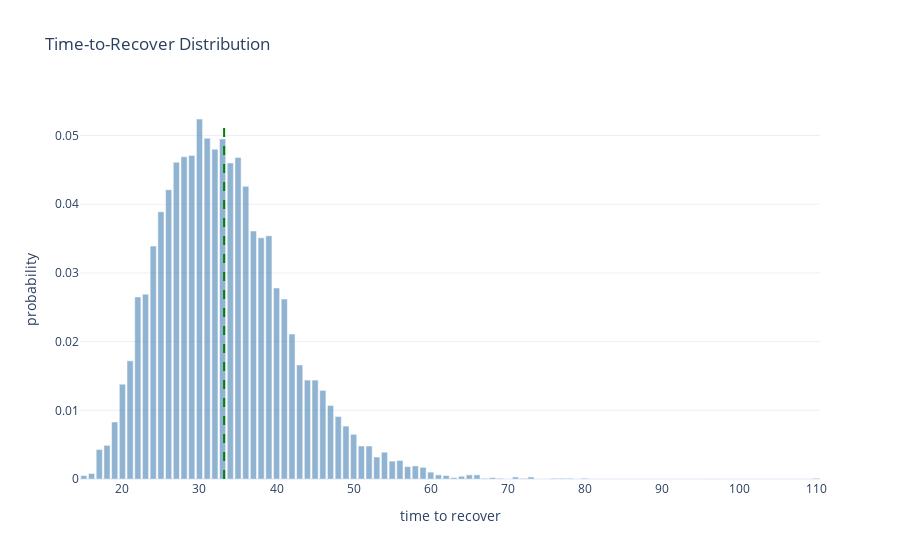
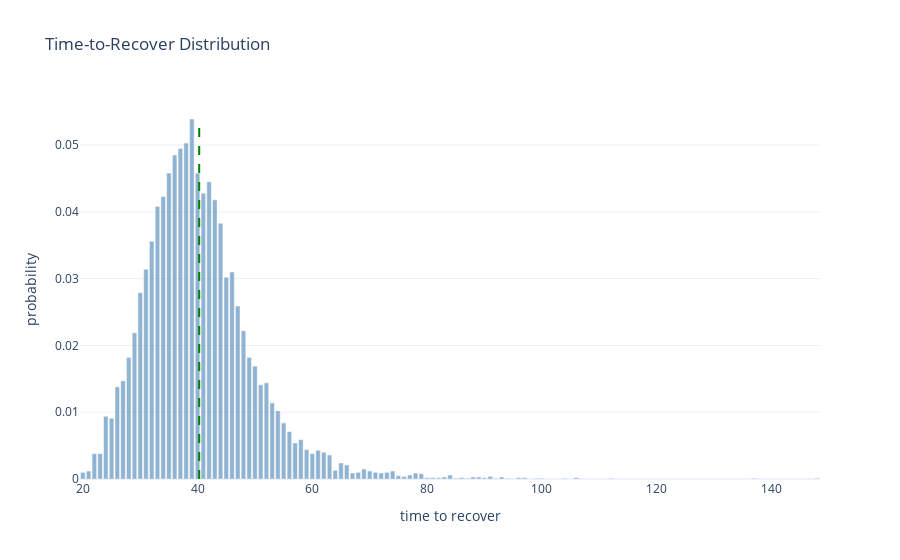
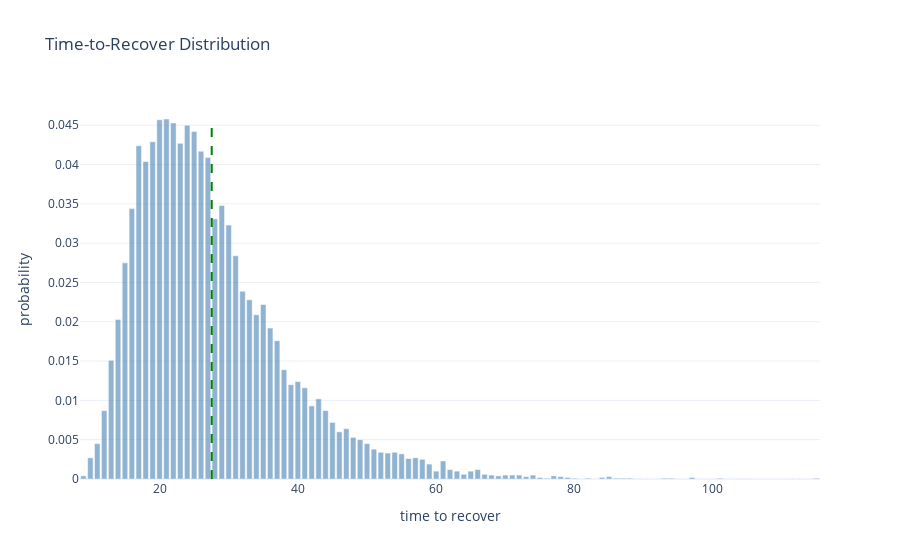
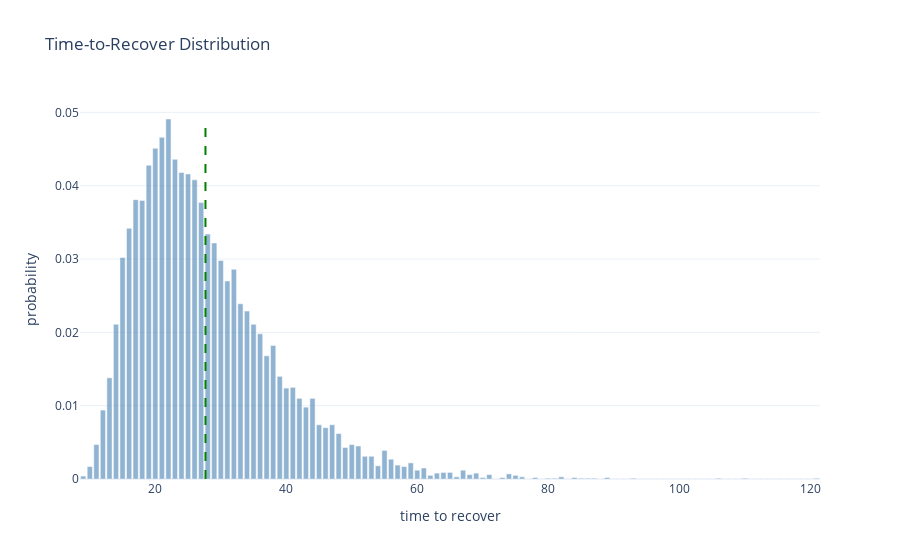

These figures' notebook cell, in order:
### Code cell
# Just restart the notebook and it will run all benchmarks again.
# Cached benchmarks are stored in memory and reused if the source file did not change.


from pprint import pprint


def compute_sha1(path):
    """Return SHA1 hash of the file's contents."""
    with open(path, "rb") as f:
        return hashlib.sha1(f.read()).hexdigest()


def load_module(name):
    """Import or reload impls.<name>."""
    full_name = "impls." + name

    if full_name in globals():
        module = importlib.reload(globals()[full_name])
    else:
        module = importlib.import_module(full_name)
        globals()[full_name] = module

    return module


def report(stats):
    render_distribution(stats)
    pprint(stats["metrics"])


# Iterate over implementation files
for file in IMPLS_DIR.glob("*.py"):
    name = file.stem

    # Skip interface and private modules
    if name == "_interface" or name.startswith("_"):
        continue

    print("Found implementation:", name)

    file_hash = compute_sha1(file)

    # If cached: check whether file changed
    if name in benchmark_cache:
        cached = benchmark_cache[name]
        cached_hash = cached["hash"]
        cached_stats = cached["stats"]

        if cached_hash == file_hash:
            print("  No changes. Using cached benchmark.")
            report(cached_stats)
            continue
        else:
            print("  File changed. Reloading and benchmarking again.")
    else:
        print("  First time seen. Benchmarking.")

    # Load/reload implementation
    module = load_module(name)

    # Require expected constructors
    if not hasattr(module, "producer_constructor") or not hasattr(
        module, "recoverer_constructor"
    ):
        print("  Missing constructors. Skipping.\n")
        continue

    N = 5
    D = 2**20
    producer_constructor = module.producer_constructor
    recoverer_constructor = module.recoverer_constructor
    D = getattr(module, "override_D", lambda _: D)(N)
    skip = getattr(module, "skip", False)

    if skip:
        print("  Marked for skip")
        continue

    # Run benchmark
    stats = visual_benchmark(
        producer_constructor,
        recoverer_constructor,
        N=N,
        D=D,
        passes=10000,
    )

    # Store into cache
    benchmark_cache[name] = {
        "hash": file_hash,
        "stats": stats,
    }

    # Render the new result
    report(stats)

### Figure 1 — Plotly figure (JSON) as saved in the notebook; plotly's stock layout.template omitted (floating-point values rounded to 4 significant figures)
{"data": [{"marker": {"color": "steelblue"}, "name": "probability", "opacity": 0.6, "type": "bar", "x": [15, 16, 17, 18, 19, 20, 21, 22, 23, 24, 25, 26, 27, 28, 29, 30, 31, 32, 33, 34, 35, 36, 37, 38, 39, 40, 41, 42, 43, 44, 45, 46, 47, 48, 49, 50, 51, 52, 53, 54, 55, 56, 57, 58, 59, 60, 61, 62, 63, 64, 65, 66, 67, 68, 69, 70, 71, 72, 73, 74, 75, 76, 77, 78, 79, 80, 81, 82, 83, 84, 85, 86, 87, 88, 89, 90, 91, 92, 93, 94, 95, 96, 97, 98, 99, 100, 101, 102, 103, 104, 105, 106, 107, 108, 109, 110], "y": [0.0005, 0.0008, 0.0043, 0.0049, 0.0083, 0.0138, 0.0172, 0.0265, 0.0269, 0.0339, 0.0389, 0.0421, 0.0461, 0.0469, 0.0471, 0.0524, 0.0496, 0.048, 0.0495, 0.046, 0.0468, 0.0426, 0.0361, 0.0351, 0.0354, 0.0278, 0.0262, 0.0211, 0.0166, 0.0144, 0.0144, 0.0129, 0.0107, 0.0091, 0.0077, 0.0065, 0.0048, 0.0048, 0.0032, 0.0039, 0.0026, 0.0027, 0.0018, 0.0019, 0.0017, 0.001, 0.0006, 0.0005, 0.0002, 0.0004, 0.0006, 0.0006, 0.0001, 0.0002, 0.0001, 0.0, 0.0003, 0.0001, 0.0003, 0.0, 0.0, 0.0001, 0.0001, 0.0001, 0.0, 0.0001, 0.0, 0.0, 0.0, 0.0, 0.0, 0.0, 0.0, 0.0, 0.0, 0.0, 0.0, 0.0, 0.0, 0.0, 0.0, 0.0, 0.0, 0.0, 0.0, 0.0, 0.0, 0.0, 0.0, 0.0, 0.0, 0.0, 0.0, 0.0, 0.0, 0.0001]}], "layout": {"shapes": [{"line": {"color": "green", "dash": "dash", "width": 2}, "type": "line", "x0": 33.2, "x1": 33.2, "y0": 0, "y1": 0.0524}], "title": {"text": "Time-to-Recover Distribution"}, "xaxis": {"title": {"text": "time to recover"}}, "yaxis": {"title": {"text": "probability"}}}}

### Figure 2 — Plotly figure (JSON) as saved in the notebook; plotly's stock layout.template omitted (floating-point values rounded to 4 significant figures; data arrays with more than 128 entries replaced by an {"elided": "..."} marker saying what was removed)
{"data": [{"marker": {"color": "steelblue"}, "name": "probability", "opacity": 0.6, "type": "bar", "x": {"elided": "129 int values"}, "y": {"elided": "129 float values"}}], "layout": {"shapes": [{"line": {"color": "green", "dash": "dash", "width": 2}, "type": "line", "x0": 40.28, "x1": 40.28, "y0": 0, "y1": 0.0539}], "title": {"text": "Time-to-Recover Distribution"}, "xaxis": {"title": {"text": "time to recover"}}, "yaxis": {"title": {"text": "probability"}}}}

### Figure 3 — Plotly figure (JSON) as saved in the notebook; plotly's stock layout.template omitted (floating-point values rounded to 4 significant figures)
{"data": [{"marker": {"color": "steelblue"}, "name": "probability", "opacity": 0.6, "type": "bar", "x": [9, 10, 11, 12, 13, 14, 15, 16, 17, 18, 19, 20, 21, 22, 23, 24, 25, 26, 27, 28, 29, 30, 31, 32, 33, 34, 35, 36, 37, 38, 39, 40, 41, 42, 43, 44, 45, 46, 47, 48, 49, 50, 51, 52, 53, 54, 55, 56, 57, 58, 59, 60, 61, 62, 63, 64, 65, 66, 67, 68, 69, 70, 71, 72, 73, 74, 75, 76, 77, 78, 79, 80, 81, 82, 83, 84, 85, 86, 87, 88, 89, 90, 91, 92, 93, 94, 95, 96, 97, 98, 99, 100, 101, 102, 103, 104, 105, 106, 107, 108, 109, 110, 111, 112, 113, 114, 115], "y": [0.0004, 0.0027, 0.0045, 0.0087, 0.0151, 0.0203, 0.0275, 0.0344, 0.0424, 0.0404, 0.0429, 0.0457, 0.0458, 0.0453, 0.0427, 0.045, 0.0442, 0.0417, 0.0409, 0.0331, 0.0348, 0.0323, 0.0284, 0.0239, 0.0228, 0.0209, 0.0222, 0.0192, 0.0176, 0.0139, 0.012, 0.0124, 0.0116, 0.0093, 0.0102, 0.0087, 0.0072, 0.006, 0.0064, 0.0053, 0.005, 0.0045, 0.0038, 0.0034, 0.0033, 0.0034, 0.0032, 0.0026, 0.0027, 0.0025, 0.0019, 0.001, 0.0023, 0.0012, 0.001, 0.0006, 0.001, 0.0012, 0.0006, 0.0005, 0.0004, 0.0005, 0.0005, 0.0005, 0.0003, 0.0005, 0.0002, 0.0001, 0.0004, 0.0003, 0.0002, 0.0001, 0.0, 0.0001, 0.0, 0.0002, 0.0003, 0.0001, 0.0001, 0.0001, 0.0, 0.0, 0.0, 0.0, 0.0001, 0.0001, 0.0, 0.0, 0.0002, 0.0, 0.0, 0.0, 0.0001, 0.0, 0.0, 0.0, 0.0, 0.0, 0.0, 0.0, 0.0, 0.0, 0.0, 0.0, 0.0, 0.0, 0.0001]}], "layout": {"shapes": [{"line": {"color": "green", "dash": "dash", "width": 2}, "type": "line", "x0": 27.54, "x1": 27.54, "y0": 0, "y1": 0.0458}], "title": {"text": "Time-to-Recover Distribution"}, "xaxis": {"title": {"text": "time to recover"}}, "yaxis": {"title": {"text": "probability"}}}}

### Figure 4 — Plotly figure (JSON) as saved in the notebook; plotly's stock layout.template omitted (floating-point values rounded to 4 significant figures)
{"data": [{"marker": {"color": "steelblue"}, "name": "probability", "opacity": 0.6, "type": "bar", "x": [9, 10, 11, 12, 13, 14, 15, 16, 17, 18, 19, 20, 21, 22, 23, 24, 25, 26, 27, 28, 29, 30, 31, 32, 33, 34, 35, 36, 37, 38, 39, 40, 41, 42, 43, 44, 45, 46, 47, 48, 49, 50, 51, 52, 53, 54, 55, 56, 57, 58, 59, 60, 61, 62, 63, 64, 65, 66, 67, 68, 69, 70, 71, 72, 73, 74, 75, 76, 77, 78, 79, 80, 81, 82, 83, 84, 85, 86, 87, 88, 89, 90, 91, 92, 93, 94, 95, 96, 97, 98, 99, 100, 101, 102, 103, 104, 105, 106, 107, 108, 109, 110, 111, 112, 113, 114, 115, 116, 117, 118, 119, 120, 121], "y": [0.0004, 0.0017, 0.0047, 0.0094, 0.0138, 0.0211, 0.0302, 0.0342, 0.0381, 0.038, 0.0428, 0.0451, 0.0466, 0.0491, 0.0436, 0.0418, 0.0416, 0.0408, 0.0377, 0.0334, 0.0322, 0.0298, 0.027, 0.0286, 0.0239, 0.0229, 0.0211, 0.0198, 0.0168, 0.0182, 0.014, 0.0124, 0.0125, 0.011, 0.0098, 0.011, 0.0074, 0.007, 0.0074, 0.0062, 0.0043, 0.0047, 0.0045, 0.0031, 0.0031, 0.0018, 0.0039, 0.0027, 0.0019, 0.0017, 0.0022, 0.0012, 0.0015, 0.0005, 0.0008, 0.0009, 0.0009, 0.0003, 0.0012, 0.0006, 0.0008, 0.0002, 0.0006, 0.0, 0.0002, 0.0007, 0.0005, 0.0003, 0.0, 0.0002, 0.0, 0.0001, 0.0001, 0.0003, 0.0, 0.0002, 0.0001, 0.0001, 0.0001, 0.0, 0.0002, 0.0, 0.0, 0.0, 0.0001, 0.0, 0.0, 0.0, 0.0, 0.0, 0.0, 0.0, 0.0, 0.0, 0.0, 0.0, 0.0, 0.0001, 0.0, 0.0, 0.0, 0.0001, 0.0, 0.0, 0.0, 0.0, 0.0, 0.0, 0.0, 0.0, 0.0, 0.0, 0.0001]}], "layout": {"shapes": [{"line": {"color": "green", "dash": "dash", "width": 2}, "type": "line", "x0": 27.66, "x1": 27.66, "y0": 0, "y1": 0.0491}], "title": {"text": "Time-to-Recover Distribution"}, "xaxis": {"title": {"text": "time to recover"}}, "yaxis": {"title": {"text": "probability"}}}}
